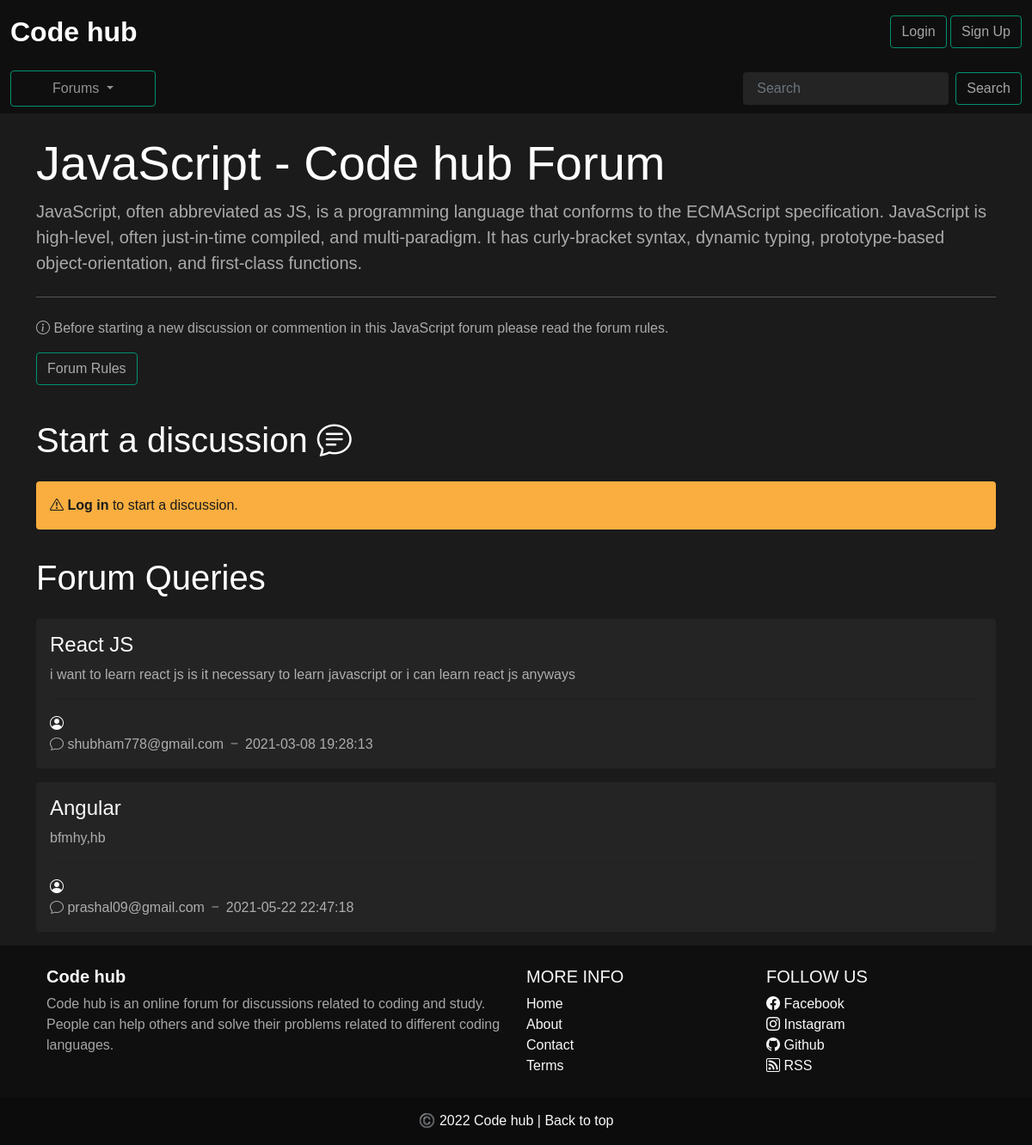
/threadlist.php?id=2, run on the app's committed database.
### tables this page shows
CREATE TABLE `catogaries` (
  `id` int(8) NOT NULL,
  `name` varchar(255) NOT NULL,
  `description` text NOT NULL,
  `created` datetime NOT NULL DEFAULT current_timestamp()
);

CREATE TABLE `threads` (
  `thread_id` int(7) NOT NULL,
  `thread_title` varchar(255) NOT NULL,
  `thread_description` text NOT NULL,
  `thread_forum_id` int(7) NOT NULL,
  `thread_user_id` int(7) NOT NULL,
  `timestamp` datetime NOT NULL DEFAULT current_timestamp()
);

CREATE TABLE `users` (
  `sno` int(8) NOT NULL,
  `user_email` varchar(30) NOT NULL,
  `user_password` varchar(255) NOT NULL,
  `timestamp` datetime NOT NULL DEFAULT current_timestamp()
);

### threadlist.php (the view, shortened to what this page needs)
<!doctype html>
<html lang="en">
<head>
  <link href="https://cdn.jsdelivr.net/npm/bootstrap@5.0.0-beta2/dist/css/bootstrap.min.css" rel="stylesheet">
  <link rel="stylesheet" href="assets/index.css">
  <link rel="stylesheet" href="https://cdn.jsdelivr.net/npm/bootstrap-icons@1.4.0/font/bootstrap-icons.css">
</head>
<body>
  <?php
    include 'assets/components/_header.php';
  ?>
  <?php
    include 'assets/components/_connectdb.php';
  ?>
  <?php
    $id = $_GET['id'];
    $sql = "SELECT * FROM `catogaries` WHERE id=$id";
    $result = mysqli_query($conn, $sql);
    while($row = mysqli_fetch_assoc($result)){
      $forumname = $row['name'];
      $forumdesc = $row['description'];
    }
  ?>
  <div class="container my-4">
    <div class="jumbotron">
      <h1 class="display-4">
        <?php
          echo $forumname;
        ?> - Code hub Forum
      </h1>
      <p class="lead">
        <?php
          echo $forumdesc;
        ?>
      </p>
      <hr class="my-4">
      <p>
        <i class="bi bi-info-circle"></i>
        Before starting a new discussion or commention in this
        <?php
          echo $forumname;
        ?> forum please read the forum rules.
      </p>
      <p class="lead">
        <a class="btn btn-outline-success" href="rules.php" role="button">Forum Rules</a>
      </p>
    </div>
  </div>
  <?php
    if(isset($_SESSION['loggedin']) && $_SESSION['loggedin']==true){
      echo '
      <div class="container">
        <h1 class="py-3">Start a discussion
          <i class="bi bi-chat-text"></i>
        </h1>
        <form class="my-3" action="' . $_SERVER["REQUEST_URI"] . '" method="post">
          <div class="mb-3">
            <label class="form-label">Title</label>
            <input type="text" class="form-control" id="title" name="title" aria-describedby="Help" required>
            <div id="Help" class="form-text">Keep the title specific.</div>
          </div>
          <div class="mb-3">
            <label class="form-label">Description</label>
            <textarea class="form-control" id="description" name="description" rows="3" required></textarea>
          </div>
          <input type="hidden" name="sno" value="'. $_SESSION["sno"]. '">
          <button type="submit" class="btn btn-outline-success" id="liveToastBtn">Submit</button>
        </form>
      </div>';
    }
    else{
      echo '
      <div class="container">
        <h1 class="py-3">Start a discussion
          <i class="bi bi-chat-text"></i>
        </h1>
        <div class="alert alert-warning" role="alert">
          <i class="bi bi-exclamation-triangle"></i>
          <strong> Log in </strong> to start a discussion.
        </div>
      </div> ';
    }
  ?>
  <div class="container">
    <h1 class="py-3">Forum Queries</h1>
    <?php
      $id = $_GET['id'];
      $sql = "SELECT * FROM `threads` WHERE thread_forum_id=$id";
      $result = mysqli_query($conn, $sql);
      while($row = mysqli_fetch_assoc($result)){
        $id = $row['thread_id'];
        $title = $row['thread_title'];
        $titledesc = $row['thread_description'];
        $threadtime = $row['timestamp'];
        $threaduserid = $row['thread_user_id'];
        $sql2 = "SELECT user_email FROM `users` WHERE sno='$threaduserid'";
        $result2 = mysqli_query($conn, $sql2);
        $row2 = mysqli_fetch_assoc($result2);
        echo '
        <div class="alert alert-dark" role="thread">
          <h4 class="alert-heading">
            <a class="text-light text-decoration-none" href="thread.php?threadid=' . $id . '">' . $title . '</a>
          </h4>
          <p>  ' . $titledesc . ' </p>
          <hr>
          <i class="bi bi-person-circle text-light"></i>
          <p class="mb-0 "><i class="bi bi-chat"></i> ' . $row2 ['user_email'] . ' <i class="bi bi-dash"></i> ' . $threadtime . '</p>
        </div>';
      }
    ?>
  </div>
  <?php
    include 'assets/components/_footer.php';
  ?>
</body>
</html>

### assets/index.css (style rules this page uses)
body, html { margin: 0; padding: 0; height: 100%; font-family: "Space Grotesk", sans-serif; background-color: #1b1b1b; color: #ffffff; color-scheme: dark; box-sizing: border-box; }
.btn-outline-success, .btn-outline-success.dropdown-toggle.show, .btn-outline-success:active { color: #ffffffa0; background-color: #00000000; border-color: #00916e; }
p { color: #ffffffa0; }
.alert-dark { background: #242424; border: none; }
.alert-warning { background: #f9ae3f; color: #1b1b1b; border: none; }
div a { text-decoration: none; }

### data on the page
catogaries: name "JavaScript", description "JavaScript, often abbreviated as JS, is a programming language that conforms to the ECMAScript specification. JavaScript is high-level, often just-in-time compiled, and multi-paradigm. It has curly-bracket syntax, dynamic typing, prototype-based object-orientation, and first-class functions."
threads: thread_title "React JS", thread_description "i want to learn react js is it necessary to learn javascript or i can learn react js anyways", users.user_email "shubham778@gmail.com", timestamp "2021-03-08 19:28:13"
threads: thread_title "Angular", thread_description "bfmhy,hb", users.user_email "prashal09@gmail.com", timestamp "2021-05-22 22:47:18"
